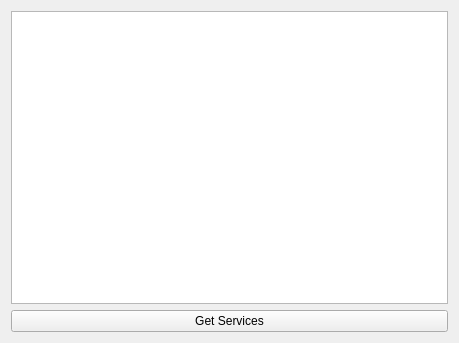
<ui version="4.0" >
 <class>mainForm</class>
 <widget class="QWidget" name="mainForm" >
  <property name="geometry" >
   <rect>
    <x>0</x>
    <y>0</y>
    <width>459</width>
    <height>343</height>
   </rect>
  </property>
  <property name="windowTitle" >
   <string>Qt4 &amp; COMAR</string>
  </property>
  <layout class="QGridLayout" name="gridLayout" >
   <item row="0" column="0" >
    <widget class="QTextEdit" name="textServices" />
   </item>
   <item row="1" column="0" >
    <widget class="QPushButton" name="buttonServices" >
     <property name="text" >
      <string>Get Services</string>
     </property>
    </widget>
   </item>
  </layout>
 </widget>
 <layoutdefault spacing="6" margin="11" />
 <pixmapfunction>qPixmapFromMimeSource</pixmapfunction>
 <resources/>
 <connections/>
</ui>
